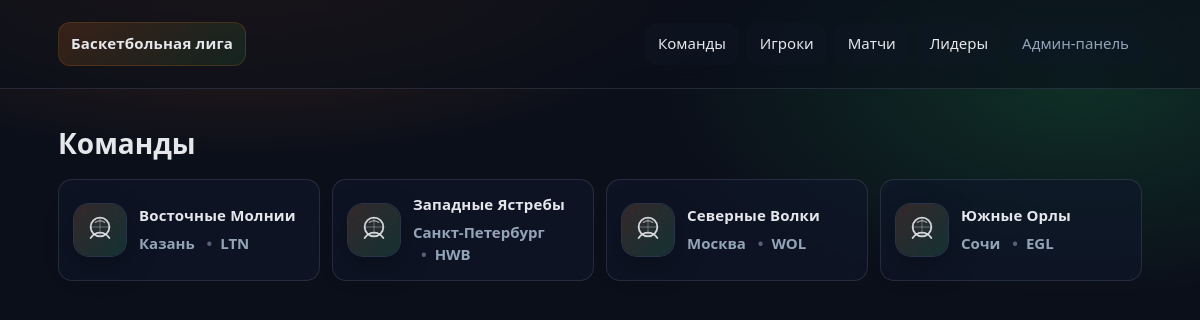
Screenshot of /teams/ with the database file from the repository.
### league/models.py (models this page shows, shortened)
class Team(models.Model):
    name = models.CharField("Название", max_length=120, unique=True)
    short_name = models.CharField("Коротко", max_length=16, blank=True, default="")
    city = models.CharField("Город", max_length=80, blank=True, default="")
    logo = models.ImageField("Логотип", upload_to="team_logos/", blank=True, null=True)
    created_at = models.DateTimeField("Создано", auto_now_add=True)
    class Meta:
        verbose_name = "Команда"
        verbose_name_plural = "Команды"
        ordering = ["name"]

### league/views.py (the view)
# urls.py: path("teams/", views.TeamListView.as_view(), name="team_list"),
class TeamListView(ListView):
    model = Team
    template_name = "league/team_list.html"
    context_object_name = "teams"
    paginate_by = 24
    def get_queryset(self):
        return Team.objects.order_by("name")

### templates/league/team_list.html (shortened to what this page needs)
{% extends 'base.html' %}
{% load static %}
{% block content %}
  <div class="page-head">
    <h1>Команды</h1>
  </div>
  <div class="grid">
    {% for team in teams %}
      <a class="card card--media" href="{% url 'league:team_detail' team.pk %}">
        <div class="avatar avatar--team">
          {% if team.logo %}
            <img class="avatar__img" src="{{ team.logo.url }}" alt="{{ team.name }}" />
          {% else %}
            <img class="avatar__img" src="{% static 'img/team-default.svg' %}" alt="Логотип по умолчанию" />
          {% endif %}
        </div>
        <div class="card__body">
          <div class="card__title">{{ team.name }}</div>
          <div class="card__meta">
            {% if team.city %}{{ team.city }}{% endif %}
            {% if team.short_name %}<span class="dot">•</span>{{ team.short_name }}{% endif %}
          </div>
        </div>
      </a>
    {% empty %}
      <div class="empty">Пока нет команд.</div>
    {% endfor %}
  </div>
{% endblock %}

### static/app.css (style rules this page uses)
:root { --bg:#0b0f1a; --panel:#0f172a; --panel2:#111c33; --text:#e5e7eb; --muted:#93a4b7; --line:rgba(148,163,184,.18); --accent:#f97316; --accent2:#22c55e; --shadow:0 18px 60px rgba(0,0,0,.35); --radius:18px; --radius2:14px; }
* { box-sizing:border-box }
html,body { height:100% }
body { margin:0; background: radial-gradient(900px 400px at 20% -10%, rgba(249,115,22,.22), transparent 60%), radial-gradient(700px 360px at 90% 10%, rgba(34,197,94,.18), transparent 60%), radial-gradient(900px 600px at 50% 120%, rgba(99,102,241,.15), transparent 62%), var(--bg); color:var(--text); font: 500 15px/1.45 ui-sans-serif, system-ui, -apple-system, Segoe UI, Roboto, Arial, "Noto Sans", "Liberation Sans", sans-serif; }
a { color:inherit;text-decoration:none }
.page-head { margin-top:12px; display:flex; align-items:flex-start; justify-content:space-between; gap:14px; flex-wrap:wrap; }
h1 { margin:0;font-size:28px }
.dot { margin:0 8px;color:rgba(148,163,184,.55) }
.grid { margin-top:16px; display:grid; grid-template-columns: repeat( auto-fit, minmax(240px, 1fr) ); gap:12px; }
.card { padding:14px; border-radius:var(--radius2); background: rgba(15,23,42,.62); border:1px solid var(--line); transition: transform .12s ease, border-color .12s ease, background .12s ease; }
.card--media { display:flex; align-items:center; gap:12px; }
.card__body { min-width:0 }
.card__title { font-weight:950; letter-spacing:.15px }
.card__meta { margin-top:6px;color:var(--muted);font-weight:650 }
.avatar { width:54px;height:54px; border-radius:16px; border:1px solid rgba(148,163,184,.20); background: rgba(17,28,51,.66); overflow:hidden; flex:0 0 auto; box-shadow: 0 10px 30px rgba(0,0,0,.25); }
.avatar__img { display:block;width:100%;height:100%;object-fit:cover }
.card__title { font-weight:900 }

### rows the page displays
Team: name "Восточные Молнии", city "Казань", short_name "LTN"
Team: name "Западные Ястребы", city "Санкт-Петербург", short_name "HWB"
Team: name "Северные Волки", city "Москва", short_name "WOL"
Team: name "Южные Орлы", city "Сочи", short_name "EGL"
